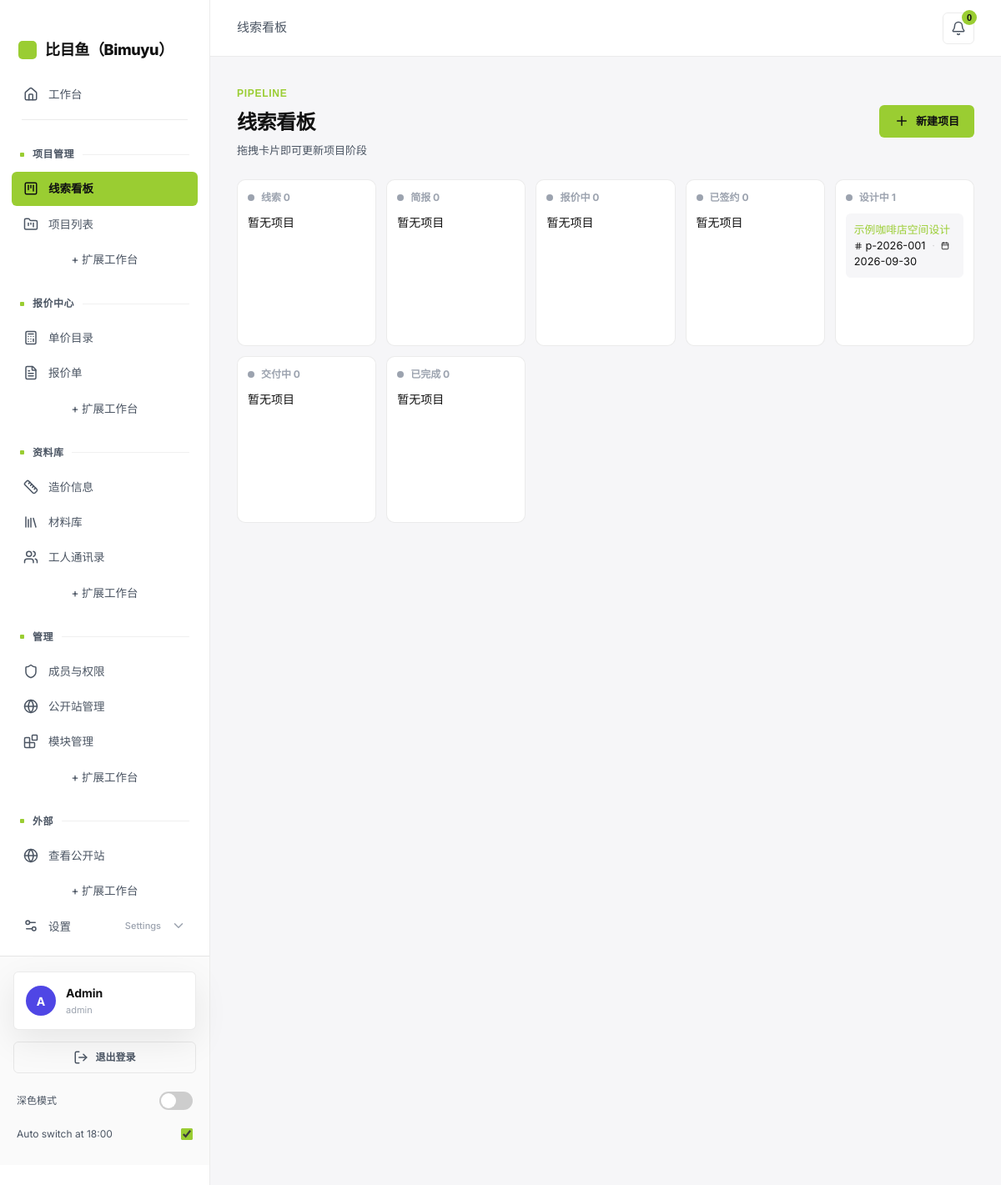
Screenshot of /app/pipeline (signed in) with the database file from the repository.
### tables this page shows
CREATE TABLE collaborators (
  id INTEGER PRIMARY KEY AUTOINCREMENT,
  email TEXT UNIQUE NOT NULL,
  password_hash TEXT NOT NULL,
  display_name TEXT,
  role TEXT DEFAULT 'viewer',
  project_ids TEXT DEFAULT '[]',
  invited_by TEXT,
  invited_at DATETIME,
  expires_at DATETIME,
  last_access_at DATETIME,
  revoked BOOLEAN DEFAULT FALSE,
  token TEXT
, avatar_url TEXT, username TEXT, membership_level TEXT DEFAULT 'standard', login_days INTEGER DEFAULT 0, earnings REAL DEFAULT 0, onboarding_done INTEGER DEFAULT 0);

CREATE TABLE projects (
  id INTEGER PRIMARY KEY AUTOINCREMENT,
  code TEXT UNIQUE,
  name TEXT NOT NULL,
  client_id INTEGER,
  industry TEXT,
  area REAL,
  status TEXT DEFAULT 'lead',
  start_date DATE,
  deadline DATE,
  budget_min REAL,
  budget_max REAL,
  brief_md TEXT,
  created_at DATETIME DEFAULT CURRENT_TIMESTAMP,
  updated_at DATETIME DEFAULT CURRENT_TIMESTAMP, lead_designer TEXT, assistant_designer TEXT, construction_lead TEXT, cost REAL DEFAULT 0, profit REAL, margin_pct REAL,
  FOREIGN KEY (client_id) REFERENCES clients(id)
);

### app/routers/app_dashboard.py (the view)
@router.get("/pipeline", response_class=HTMLResponse)
async def pipeline(
    request: Request,
    user: dict = Depends(get_current_user),
    status: str = None,
):
    project_ids = get_accessible_project_ids(user)
    with db_session() as conn:
        if project_ids is None:
            projects = rows_to_list(
                conn.execute("SELECT * FROM projects ORDER BY updated_at DESC").fetchall()
            )
        elif project_ids:
            placeholders = ",".join("?" * len(project_ids))
            projects = rows_to_list(
                conn.execute(
                    f"SELECT * FROM projects WHERE id IN ({placeholders}) ORDER BY updated_at DESC",
                    project_ids,
                ).fetchall()
            )
        else:
            projects = []
    columns = ["lead", "brief", "quoting", "signed", "designing", "delivering", "done"]
    if status:
        columns = [status] if status in columns else columns
    board = {col: [p for p in projects if p["status"] == col] for col in columns}
    return templates.TemplateResponse(
        "app/pipeline.html",
        {
            "request": request,
            "user": user,
            "board": board,
            "status_labels": STATUS_LABELS,
            "active_filter": {"status": status},
        },
    )

### templates/app/pipeline.html (shortened to what this page needs)
{% extends "app/base.html" %}
{% block content %}
<div class="app-header">
  <div>
    <div class="eyebrow" style="margin-bottom:8px">Pipeline</div>
    <h1>线索看板</h1>
    <p style="margin-top:6px">拖拽卡片即可更新项目阶段</p>
  </div>
  <div class="page-actions">
    <a href="/app/projects/new" class="btn btn-primary">
      <i data-lucide="plus"></i>
      新建项目
    </a>
  </div>
</div>
<div class="pipeline-board">
  {% for status, items in board.items() %}
  <div class="pipeline-col" data-status="{{ status }}"
       ondragover="onDragOver(event, this)"
       ondragleave="onDragLeave(this)"
       ondrop="onDrop(event, this, '{{ status }}')">
    <h4>
      <span style="display:inline-flex;align-items:center;gap:8px">
        <span class="status-dot {{ status }}"></span>
        {{ status_labels.get(status, status) }}
      </span>
      <span class="pipeline-count">{{ items|length }}</span>
    </h4>
    {% for p in items %}
    <div class="pipeline-item" draggable="true"
         ondragstart="onDragStart(event, {{ p.id }})"
         ondragend="onDragEnd(this)">
      <a href="/app/projects/{{ p.id }}">{{ p.name }}</a>
      <div class="pipeline-meta">
        <i data-lucide="hash" style="width:10px;height:10px"></i>
        <span>{{ p.code }}</span>
        {% if p.deadline %}
        <span style="margin:0 4px;color:var(--color-border-strong)">·</span>
        <i data-lucide="calendar" style="width:10px;height:10px"></i>
        <span>{{ p.deadline }}</span>
        {% endif %}
      </div>
    </div>
    {% else %}
    <div class="pipeline-empty">暂无项目</div>
    {% endfor %}
  </div>
  {% endfor %}
</div>
{% endblock %}

### templates/app/base.html (shortened to what this page needs)
<!DOCTYPE html>
<html lang="zh-CN">
<head>
  <link rel="stylesheet" href="/static/css/style.css">
  <link rel="stylesheet" href="/static/css/halo.css?v=19">
  <link rel="stylesheet" href="/static/css/cockpit.css?v=3">
  <link rel="stylesheet" href="https://cdnjs.cloudflare.com/ajax/libs/cropperjs/1.6.1/cropper.min.css">
</head>
<body>
  <div class="app-layout">
    <aside class="app-sidebar">
      <div class="sidebar-brand">
        <span class="brand-mark" aria-hidden="true"></span>
        <span>比目鱼（Bimuyu）</span>
      </div>
      {% set cur = request.url.path %}
      {% set t = request.query_params.get('tab', '') %}
      {% set extend_base = "https://vsence.com/pricing" %}
      {% set _parts = cur.split('/') %}
      {% set _section = '/' + _parts[1] + ('/' + _parts[2] if _parts|length > 2 and _parts[2] != '' else '') %}
      {% set _title_map = {
        '/app': '工作台',
        '/app/dashboard': '工作台',
        '/dashboard': '工作台',
        '/app/pipeline': '线索看板',
        '/app/projects': '项目列表',
        '/app/quotes': '报价单',
        '/app/catalog': '单价目录',
        '/app/calculator': '造价信息',
        '/app/library': '材料库',
        '/app/workers': '工人通讯录',
        '/app/settings': '设置',
        '/app/modules': '模块管理',
        '/app/notifications': '消息中心',
        '/app/tasks': '待办'
      } %}
      {% set section_title = _title_map.get(_section, '工作台') %}
      <nav data-onb="nav">
        <ul class="app-nav">
          <li>
            <a href="/dashboard" class="nav-dash{% if cur == '/dashboard' or cur == '/app/dashboard' or cur == '/app/' %} active{% endif %}">
              <i data-lucide="home"></i>
              工作台
            </a>
          </li>
          <li class="nav-divider"></li>
          <li class="nav-section"><span class="nav-section__zh">项目管理</span></li>
          <li><a href="/app/pipeline" {% if cur == '/app/pipeline' %}class="active"{% endif %}><i data-lucide="kanban-square"></i>线索看板</a></li>
          <li><a href="/app/projects" {% if cur == '/app/projects' %}class="active"{% endif %}><i data-lucide="folder-kanban"></i>项目列表</a></li>
          <li><a class="nav-extend" href="{{ extend_base }}?from=projects" target="_blank" rel="noopener">+ 扩展工作台</a></li>
          <li class="nav-section"><span class="nav-section__zh">报价中心</span></li>
          <li><a href="/app/catalog" {% if cur == '/app/catalog' %}class="active"{% endif %}><i data-lucide="calculator"></i>单价目录</a></li>
          <li><a href="/app/quotes" {% if cur == '/app/quotes' %}class="active"{% endif %}><i data-lucide="file-text"></i>报价单</a></li>
          <li><a class="nav-extend" href="{{ extend_base }}?from=quotes" target="_blank" rel="noopener">+ 扩展工作台</a></li>
          <li class="nav-section"><span class="nav-section__zh">资料库</span></li>
          <li><a href="/app/calculator" {% if cur == '/app/calculator' %}class="active"{% endif %}><i data-lucide="ruler"></i>造价信息</a></li>
          <li><a href="/app/library" {% if cur == '/app/library' %}class="active"{% endif %}><i data-lucide="library"></i>材料库</a></li>
          <li><a href="/app/workers" {% if cur == '/app/workers' %}class="active"{% endif %}><i data-lucide="users"></i>工人通讯录</a></li>
          <li><a class="nav-extend" href="{{ extend_base }}?from=library" target="_blank" rel="noopener">+ 扩展工作台</a></li>
          {% if user and user.role == 'admin' %}
          <li class="nav-section"><span class="nav-section__zh">管理</span></li>
          <li><a href="/app/settings?tab=members" {% if cur == '/app/settings' and t == 'members' %}class="active"{% endif %}><i data-lucide="shield"></i>成员与权限</a></li>
          <li><a href="/app/settings?tab=public" {% if cur == '/app/settings' and t == 'public' %}class="active"{% endif %}><i data-lucide="globe"></i>公开站管理</a></li>
          <li><a href="/app/modules" {% if cur == '/app/modules' %}class="active"{% endif %}><i data-lucide="blocks"></i>模块管理</a></li>
          <li><a class="nav-extend" href="{{ extend_base }}?from=manage" target="_blank" rel="noopener">+ 扩展工作台</a></li>
          {% endif %}
          <li class="nav-section"><span class="nav-section__zh">外部</span></li>
          <li data-onb="public"><a href="/" target="_blank"><i data-lucide="globe"></i>查看公开站</a></li>
          <li><a class="nav-extend" href="{{ extend_base }}?from=external" target="_blank" rel="noopener">+ 扩展工作台</a></li>
          {% if user and user.role == 'admin' %}
          <li class="nav-dropdown {% if cur == '/app/settings' %}open{% endif %}" data-onb="settings">
            <button type="button" class="nav-dropdown__toggle" aria-haspopup="true" aria-expanded="{% if cur == '/app/settings' %}true{% else %}false{% endif %}" onclick="var d=this.parentElement;d.classList.toggle('open');this.setAttribute('aria-expanded',d.classList.contains('open'))">
              <span class="nav-dropdown__main"><i data-lucide="settings-2"></i><span class="nav-dropdown__zh">设置</span></span><span class="nav-dropdown__en">Settings</span>
              <i data-lucide="chevron-down" class="nav-dropdown__chevron"></i>
            </button>
          </li>
          {% endif %}
        </ul>
      </nav>
      <div class="sidebar-footer">
          <div class="sidebar-user" id="sidebarUser" data-onb="account"
               onclick="location.href='/app/account'" title="查看账户与权益">
            {% if user.avatar_url %}
            <img class="user-avatar" src="{{ user.avatar_url }}" alt="">
            {% else %}
            <span class="user-avatar" aria-hidden="true">{{ (user.display_name or user.username or user.email)[0:1] | upper }}</span>
            {% endif %}
            <div class="user-info">
              <span class="user-name">{{ user.display_name or user.username or user.email }}</span>
              <span class="user-role">{{ (user.role or 'member') | lower }}</span>
            </div>
          </div>
          <a href="/app/logout" class="sidebar-logout">
            <i data-lucide="log-out"></i>
            <span>退出登录</span>
          </a>
        <div class="theme-switch-row">
          <span class="theme-switch-label">深色模式</span>
          <label class="switch switch--small" title="Toggle dark / light theme">
            <span class="slider"></span>
          </label>
        </div>
        <label class="auto-toggle-row" title="Automatically switch to dark mode after 18:00">
          <span class="auto-label">Auto switch at 18:00</span>
          <input type="checkbox" id="autoToggle" onchange="toggleAuto()">
        </label>
      </div>
    </aside>
    <main class="app-main">
      <header class="app-topbar" data-onb="top">
        <div class="topbar-left">
          <span class="topbar-section">{{ section_title }}</span>
        </div>
        <div class="topbar-right">
          <div class="topbar-bell" id="bellWrap">
            <button type="button" class="topbar-bell__btn" id="bellBtn"
                    aria-label="消息中心" aria-haspopup="true" aria-expanded="false">
              <i data-lucide="bell"></i>
              <span class="topbar-bell__badge" id="bellBadge" hidden>0</span>
            </button>
          </div>
        </div>
      </header>
      <div class="content">
        {% block content %}{% endblock %}
      </div>
    </main>
  </div>
</body>
</html>

### static/css/style.css (style rules this page uses)
:root { --bg: #f7f4ee; --surface: #ffffff; --text: #1c201d; --muted: #6a645d; --accent: #63615A; --accent-rgb: 99, 97, 90; --accent-signature: #c8ff00; --case-accent: #c8ff00; --accent-light: #ece9e3; --border: #e3ddd2; --radius: 14px; --radius-lg: 24px; --shadow: 0 10px 30px rgba(var(--accent-rgb), 0.08); --shadow-card: 0 8px 24px rgba(0, 0, 0, .06); --shadow-card-hover: 0 12px 30px rgba(26, 22, 20, .12); --cases-grid-cols: 2; --cases-grid-gap: 20px; --cases-grid-mt: 30px; --lift: -6px; --ease-out: cubic-bezier(.23, 1, .32, 1); --font: "Prompt", "Noto Sans SC", "PingFang SC", -apple-system, BlinkMacSystemFont, "Segoe UI", sans-serif; --font-display: "Prompt", "Noto Sans SC", sans-serif; }
* { box-sizing: border-box; margin: 0; padding: 0; }
body { font-family: var(--font); background: var(--bg); color: var(--text); line-height: 1.6; min-height: 100vh; }
a { color: var(--accent); text-decoration: none; }
.btn, .btn-primary { display: inline-block; padding: 12px 28px; background: transparent; color: var(--accent) !important; border: 1px solid var(--accent); border-radius: 100px; font-size: .9rem; font-weight: 500; cursor: pointer; text-decoration: none !important; transition: background-color .3s ease, color .3s ease, border-color .3s ease; }
.app-layout { display: flex; min-height: 100vh; }
.app-sidebar { width: 220px; background: var(--accent); color: #fff; padding: 24px 0; flex-shrink: 0; }
.app-nav { list-style: none; }
.app-nav a { display: block; padding: 10px 20px; color: rgba(255,255,255,.75); font-size: .875rem; text-decoration: none; }
.app-nav a:hover, .app-nav a.active { background: rgba(255,255,255,.1); color: #fff; text-decoration: none; }
.app-main { flex: 1; padding: 32px; overflow-x: auto; }
.app-header { display: flex; justify-content: space-between; align-items: center; margin-bottom: 28px; }
.app-header h1 { font-size: 1.5rem; font-weight: 600; }
.pipeline-board { display: grid; grid-template-columns: repeat(auto-fill, minmax(160px, 1fr)); gap: 12px; overflow-x: auto; }
.pipeline-col { background: var(--surface); border: 1px solid var(--border); border-radius: var(--radius); padding: 12px; min-height: 200px; }
.pipeline-col h4 { font-size: .75rem; color: var(--muted); margin-bottom: 10px; text-transform: uppercase; }
.pipeline-item { background: var(--bg); padding: 10px; border-radius: 6px; margin-bottom: 8px; font-size: .8rem; }
.eyebrow { display: inline-block; font-family: "Prompt", "Noto Sans SC", sans-serif; font-weight: 500; letter-spacing: 0.12em; text-transform: uppercase; color: var(--accent); margin-bottom: 12px; }

### static/css/cockpit.css (style rules this page uses)
.app-nav li.nav-divider { height: 1px; margin: 10px 12px; background: var(--border); }

### rows the page displays
collaborators: display_name "A", display_name "Admin", role "admin"
projects: name "示例咖啡店空间设计", code "p-2026-001", deadline "2026-09-30"

### other values shown
{{ section_title }} "线索看板"
{{ status_labels.get(status, status) }} "线索" "简报" "报价中" "已签约" "设计中" "交付中" "已完成"
{{ items|length }} "0" "0" "0" "0" "1" "0" "0"
